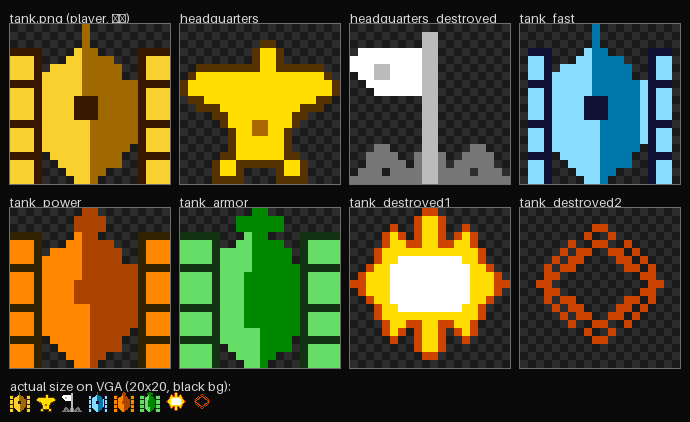

The script that saved this image:
# ============================================================================
#  sprites.py —— ASCII 画稿 -> 贴图 PNG（敌人兵种 / 基地 / 爆炸）
#
#  为什么用 ASCII 画稿，而不是直接画 png：
#    20x20 的小图手绘很难对齐；改成字符网格后“某一行少点一个点”一眼就能看出来，
#    而且脚本自带硬校验（行数 / 行宽 / 字符），画歪了直接报错，不会悄悄生成错位图。
#
#  和 imgconverter.py 的分工（和已有的 brick/tank/... 完全一致）：
#    sprites.py       只负责几何，写出“哑色画稿 png”（角色色 = 黑/深灰/浅灰）
#    imgconverter.py  的 RECOLOR 才是上色表：角色色 -> 最终 12 位色
#    所以同一份几何换一组 RECOLOR 就能变成另一个兵种，图案和配色互不影响。
#    本脚本会反过来检查 RECOLOR：漏 key 会报错（否则 .coe 里会露出哑色），
#    顺带检查最终色是不是 17 的倍数（12 位量化只有 17 的倍数不掉色）。
#
#  用法：
#    python img\sprites.py       # 写 img\*.png + img\sprites.png（8 倍总览 + 1:1 实拍）
#    python img\imgconverter.py  # 再生成 *.coe（和以前一样）
# ============================================================================
from pathlib import Path

from PIL import Image, ImageDraw, ImageFont

# 同一目录下的上色表（imgconverter.py 现在有 __main__ 守卫，import 不会触发转换）
from imgconverter import RECOLOR

IMG_DIR = Path(__file__).resolve().parent

# 所有贴图都是 20x20：vga.v 的包围盒/地址算法（399 - row - px 这种）按 20 写死，
# 改这里必须同步改 RTL，别动。
SIZE = 20

# 画稿角色色（字符 -> png 里的 RGB）。只是“哑色标记”，给 RECOLOR 当 key 用；
# 屏幕上看到的颜色由 RECOLOR 决定，和这里的值无关。
BLACK = (0, 0, 0)          # 描边 / 轮廓
DARK = (64, 64, 64)        # 暗部
LIGHT = (160, 160, 160)    # 亮部
YELLOW = (255, 239, 71)    # 火焰黄（爆炸帧的爆心外焰）
ORANGE = (200, 76, 12)     # 火焰橙

PAL_HQ = {'k': BLACK, 'G': LIGHT, 'S': DARK}          # 基地鹰：描边/金身/铜暗部
PAL_HQ_DEAD = {'W': LIGHT, 'P': DARK, 'D': BLACK}     # 白旗：旗面/旗杆/碎石
PAL_TANK = {'a': BLACK, 'b': DARK, 'c': LIGHT}        # 三种敌人坦克共用 a/b/c
PAL_BOOM = {'W': LIGHT, 'Y': YELLOW, 'O': ORANGE}     # 爆炸：爆心/焰身/焰边


def rows_of(art):
    """三引号画稿 -> 行列表（strip/splitlines 顺带吃掉 CRLF 的 \\r）"""
    return art.strip().splitlines()


# ----------------------------------------------------------------------------
#  基地（存活）：金鹰
#    · 结构（自上而下）：头颈（第 2~4 行）-> 水平展开的双翼（第 5~11 行，
#      外缘按阶梯往内收，缩到 VGA 上还是“展翅”的剪影）-> 胸羽暗部（第 12~13
#      行，一个小 V 形）-> 腿爪（第 16~18 行）。
#    · 暗部只放在胸口和翼羽上：翼上原来画过对称的两块暗斑，8 倍图里活像一双
#      眼睛，整只鹰变成“脸”，所以改成中间一个 V，别再加成对暗斑。
#    · 描边用 #553300 而不是近黑：这个精灵的背景是纯黑，黑描边等于没有。
# ----------------------------------------------------------------------------
ART_HQ = '''
....................
....................
..........kk........
.........kGGk.......
.........kGGk.......
..kkkkkkkkGGkkkkkk..
.kGGGGGGGGGGGGGGGGk.
kGGGGGGGGGGGGGGGGGGk
kGGGGGGGGGGGGGGGGGGk
.kkGGGGGGGGGGGGGGkk.
..kkkGGGGGGGGGGkkk..
....kkGGGGGGGGkk....
.....kGGGSSGGGk.....
......kGGSSGGk......
......kGGGGGGk......
......kGGGGGGk......
.....kkGGGGGGkk.....
....kGGkkkkkkGGk....
....kGGk....kGGk....
....kkkk....kkkk....
'''

# ----------------------------------------------------------------------------
#  基地（被摧毁）：白旗 + 断杆 + 碎石
#    · 原版被打爆后基地就变成一面白虎旗，比画“废墟”更好认。
#    · 杆子立到第 15 行左右，下面几行是炸碎的基地残骸（碎石 + 一圈瓦砾）。
# ----------------------------------------------------------------------------
ART_HQ_DEAD = '''
....................
.........PP.........
.........PP.........
.WWWWWWWWPP.........
WWWWWWWWWPP.........
WWWPPWWWWPP.........
.WWPPWWWWPP.........
..WWWWWWWPP.........
...WWWWWWPP.........
.........PP.........
.........PP.........
.........PP.........
.........PP.........
.........PP.........
.........PP.........
...DD....PP....DD...
..DDDD..DPPD..DDDD..
..DDDDD.DPPD.DDDDD..
.DDD.DDDDPPDDDD.DDD.
DDDDDDDDDPPDDDDDDDDD
'''


# ----------------------------------------------------------------------------
#  三种敌人坦克：直接从玩家坦克 img/tank.png 的角色图派生（同一套“楔形车体 +
#  暗色炮盾”语言），所以四种坦克在 20px 下是一个家族：
#    · 车体 x4..15 的楔形轮廓、x9..15 的暗色炮塔/炮盾、中部 3x3 黑舱口，全部照抄
#      玩家坦克；只按兵种改三件事：履带宽度、炮管、暗部厚度。
#    · 履带紧贴车体：快速 3px（x1..3）/ 火力 4px（x0..3，同玩家）/
#      装甲 5px（x0..4，车体被挤到 x5..14）。最内侧一列恒为 a（暗缝），
#      第 3/7/12/16 行整条 a（履带齿），和玩家坦克的节奏完全对齐。
#    · 炮口朝上（本工程所有坦克/子弹都朝上，转向靠 RTL 旋转贴图）。
#    · 教训：自己另画“对称正视图”（圆车体 + 居中大暗块）在 20px 下会看成机器人/
#      电视机；玩家坦克之所以像坦克，靠的是尖头楔形剪影 + 偏右的暗色炮盾。
#  角色色（a/b/c）三张图含义一致，imgconverter.py 的 RECOLOR 只负责换颜色：
#    c = 车身/履带面   b = 炮管/炮塔/暗部   a = 描边/履带齿/舱口线
#  兵种差异（越往下越重）：
# ----------------------------------------------------------------------------
#  快速坦克（fast）：1px 细炮管（第 0~2 行，和玩家同宽但更长）+ 3px 窄履带
#    + 暗色炮盾右缘收 1px，车体看着最窄最轻，不透明 265/400（玩家 299/400）。
# ----------------------------------------------------------------------------
ART_FAST = '''
.........b..........
.........b..........
.........b..........
.aaa....cbb.....aaa.
.cca...ccbbbb...acc.
.cca.ccccbbbbb..acc.
.ccacccccbbbbb..acc.
.aaacccccbbbbbbcaaa.
.ccacccccbbbbbbcacc.
.ccaccccaaabbbbcacc.
.ccaccccaaabbbbcacc.
.ccaccccaaabbbbcacc.
.aaaccccccbbbbbcaaa.
.ccaccccccbbbbbcacc.
.ccaccccccbbbbbcacc.
.ccaccccccbbbbb.acc.
.aaa.cccccbbbb..aaa.
.cca..ccccbbbb..acc.
.cca...cccbb....acc.
.cca....ccb.....acc.
'''

# ----------------------------------------------------------------------------
#  火力坦克（power）：2px 炮管 + 4px 炮口制退器（第 1~2 行）+ 4px 履带（同玩家）
#    + 把玩家的黑舱口填成暗部（暗色炮盾连成一整块），不透明 306/400。
# ----------------------------------------------------------------------------
ART_POWER = '''
.........bb.........
........bbbb........
........bbbb........
aaaa....cbb.....aaaa
ccca...ccbbbb...accc
ccca.ccccbbbbb..accc
cccacccccbbbbb..accc
aaaacccccbbbbbbbaaaa
cccacccccbbbbbbbaccc
cccaccccbbbbbbbbaccc
cccaccccbbbbbbbbaccc
cccaccccbbbbbbbbaccc
aaaaccccccbbbbbbaaaa
cccaccccccbbbbbbaccc
cccaccccccbbbbbbaccc
cccaccccccbbbbb.accc
aaaa.cccccbbbb..aaaa
ccca..ccccbbbb..accc
ccca...cccbb....accc
ccca....ccb.....accc
'''

# ----------------------------------------------------------------------------
#  装甲坦克（armor）：5px 宽厚履带（车体被挤到 x5..14）+ 2px 炮管 + 6px 炮口
#    制退器，暗色炮盾再往左加宽 2px 连成一片重甲，不透明 326/400——四台里最满。
# ----------------------------------------------------------------------------
ART_ARMOR = '''
.........bb.........
.......bbbbbb.......
.......bbbbbb.......
aaaaa...cbb....aaaaa
cccca..ccbbbb..acccc
ccccaccccbbbbb.acccc
ccccaccccbbbbb.acccc
aaaaaccccbbbbbbaaaaa
ccccacccbbbbbbbacccc
ccccacccbbbbbbbacccc
ccccacccbbbbbbbacccc
ccccacccbbbbbbbacccc
aaaaacccbbbbbbbaaaaa
ccccacccbbbbbbbacccc
ccccacccbbbbbbbacccc
ccccacccccbbbbbacccc
aaaaacccccbbbb.aaaaa
cccca.ccccbbbb.acccc
cccca..cccbb...acccc
cccca...ccb....acccc
'''


# ----------------------------------------------------------------------------
#  坦克爆炸 帧1：命中瞬间
#    · 白核 + 黄焰 + 橙边，四向尖刺（第 2~4 / 15~17 行的孤立 O 是飞出的火星）。
#    · 20x20 铺满，视觉上比坦克大一圈，“打爆了”很明确。
# ----------------------------------------------------------------------------
ART_DESTROYED1 = '''
.........OO.........
........OYYO........
.....O..OYYO..O.....
....OYO.OYYO.OYO....
....OYYOOYYOOYYO....
...OYYYYYYYYYYYYO...
...OYYWWWWWWWWYYO...
..OYYWWWWWWWWWWYYO..
.OYYYWWWWWWWWWWYYYO.
OOYYYWWWWWWWWWWYYYOO
.OYYYWWWWWWWWWWYYYO.
..OYYWWWWWWWWWWYYO..
...OYYWWWWWWWWYYO...
...OYYYYYYYYYYYYO...
....OYYOOYYOOYYO....
....OYO.OYYO.OYO....
.....O..OYYO..O.....
........OYYO........
.........OO.........
....................
'''

# ----------------------------------------------------------------------------
#  坦克爆炸 帧2：扩散的余烬环
#    · 帧1 是“实心爆”，帧2 是炸开后的环，两帧交替（或 帧1 x2 -> 帧2 x1）
#      就有一个廉价但够用的爆炸动画；只占一张额外的 512 深 ROM。
# ----------------------------------------------------------------------------
ART_DESTROYED2 = '''
....................
....................
.........OO.........
........O..O........
......O..OO..O......
.....O.OO..OO.O.....
....O.OO....OO.O....
...O.OO......OO.O...
...OO..........OO...
..OO............OO..
...OO..........OO...
...O.OO......OO.O...
....O.OO....OO.O....
.....O.OO..OO.O.....
......O..OO..O......
........O..O........
.........OO.........
....................
....................
....................
'''


# 名字 = png 文件名 = imgconverter.TILES 的 key（三者必须一致，check() 会校）
# 三种敌人坦克都在这张表里：vga.v 每个兵种各有一个 512x16 的 ROM，
# 按 enemy_ctrl 的 e_type 选图，不再需要“玩家贴图 + enemy_tint() 换灰”。
SPRITES = {
    'headquarters':           (PAL_HQ, ART_HQ),
    'headquarters_destroyed': (PAL_HQ_DEAD, ART_HQ_DEAD),
    'tank_fast':              (PAL_TANK, ART_FAST),
    'tank_power':             (PAL_TANK, ART_POWER),
    'tank_armor':             (PAL_TANK, ART_ARMOR),
    'tank_destroyed1':        (PAL_BOOM, ART_DESTROYED1),
    'tank_destroyed2':        (PAL_BOOM, ART_DESTROYED2),
}


def check(name, rows, pal):
    """4 条硬校验，任何一条不过就整体退出（不留半套图）"""
    errs = []
    if len(rows) != SIZE:
        errs.append('行数 {0} != {1}'.format(len(rows), SIZE))
    for y, row in enumerate(rows):
        if len(row) != SIZE:
            errs.append('第 {0} 行有 {1} 个字符（应为 {2}）'.format(y, len(row), SIZE))
        for x, ch in enumerate(row):
            if ch != '.' and ch not in pal:
                errs.append('第 {0} 行第 {1} 列字符 {2!r} 不在配色表 {3} 里'
                            .format(y, x, ch, ''.join(sorted(pal))))
                break
    table = RECOLOR.get(name)
    if table is None:
        # 漏了 RECOLOR，.coe 里就会保留哑色（黑/深灰/浅灰），上板一片灰
        errs.append('imgconverter.py 的 RECOLOR 里没有 {0!r}'.format(name))
    else:
        for ch, rgb in sorted(pal.items()):
            if rgb not in table:
                errs.append('角色 {0!r} 的哑色 {1} 在 RECOLOR[{2!r}] 里没有 key'
                            .format(ch, rgb, name))
        # 12 位色只有 17 的倍数才不掉色（4 位通道 x 17）
        for rgb in table.values():
            if any(c % 17 for c in rgb):
                errs.append('RECOLOR[{0!r}] 的 {1} 不是 17 的倍数，量化后会变色'
                            .format(name, rgb))
    if errs:
        raise SystemExit('{0}.png 画稿校验失败：\n  - {1}'.format(name, '\n  - '.join(errs)))


def write_png(name, rows, pal):
    """角色色画稿 -> img/<name>.png（'.' = 全透明）"""
    img = Image.new('RGBA', (SIZE, SIZE), (0, 0, 0, 0))
    for y, row in enumerate(rows):
        for x, ch in enumerate(row):
            if ch != '.':
                img.putpixel((x, y), pal[ch] + (255,))
    out = IMG_DIR / (name + '.png')
    img.save(out)
    return out


def final_pixels(rows, pal, name):
    """过一遍 RECOLOR 得到“最终上板色”，只给总览图用（和 .coe 同一张表）"""
    table = RECOLOR[name]
    px = {}
    for y, row in enumerate(rows):
        for x, ch in enumerate(row):
            if ch != '.':
                px[(x, y)] = table.get(pal[ch], pal[ch])
    return px


def load_player():
    """玩家坦克是手绘 png，这里只读进来一起摆，不改它"""
    img = Image.open(IMG_DIR / 'tank.png').convert('RGBA')
    table = RECOLOR['tank']
    px = {}
    for y in range(SIZE):
        for x in range(SIZE):
            r, g, b, a = img.getpixel((x, y))
            if a >= 128:
                px[(x, y)] = table.get((r, g, b), (r, g, b))
    return px


def build_overview(cells, out):
    """总览图：每个精灵放大 8 倍（透明处画棋盘格）+ 底部一条 1:1 实拍"""
    sc, pad, lab, cols = 8, 10, 14, 4
    grid_rows = (len(cells) + cols - 1) // cols
    cell_w = SIZE * sc
    cell_h = SIZE * sc + lab
    width = pad + cols * (cell_w + pad)
    height = pad + grid_rows * (cell_h + pad) + lab + SIZE + pad
    img = Image.new('RGB', (width, height), (10, 10, 10))
    draw = ImageDraw.Draw(img)
    try:
        font = ImageFont.load_default(size=13)
    except TypeError:                     # Pillow < 10.1 没有 size 参数
        font = ImageFont.load_default()

    for i, (label, px) in enumerate(cells):
        ox = pad + (i % cols) * (cell_w + pad)
        oy = pad + (i // cols) * (cell_h + pad)
        draw.text((ox, oy), label, fill=(215, 215, 215), font=font)
        top = oy + lab
        # 透明像素画成棋盘格：一格 = 一个源像素，哪里是空的看得一清二楚
        for y in range(SIZE):
            for x in range(SIZE):
                base = (26, 26, 26) if (x + y) % 2 == 0 else (44, 44, 44)
                draw.rectangle([ox + x * sc, top + y * sc,
                                ox + x * sc + sc - 1, top + y * sc + sc - 1], fill=base)
        for (x, y), rgb in px.items():
            draw.rectangle([ox + x * sc, top + y * sc,
                            ox + x * sc + sc - 1, top + y * sc + sc - 1], fill=rgb)
        draw.rectangle([ox - 1, top - 1, ox + cell_w, top + cell_w], outline=(110, 110, 110))

    # 底部 1:1：VGA 上真实就 20x20 像素，用来判断“能不能一眼分清谁是谁”
    sy = pad + grid_rows * (cell_h + pad)
    draw.text((pad, sy), 'actual size on VGA (20x20, black bg):',
              fill=(215, 215, 215), font=font)
    sy += lab
    left = pad
    for _, px in cells:
        for (x, y), rgb in px.items():
            img.putpixel((left + x, sy + y), rgb)
        left += SIZE + 6
    img.save(out)


def main():
    # 先把 7 张全部校验完，再动磁盘：校验不过就不会留下“改了一半”的 png
    parsed = []
    for name, (pal, art) in SPRITES.items():
        rows = rows_of(art)
        check(name, rows, pal)
        parsed.append((name, pal, rows))

    cells = [('tank.png (player, 现有)', load_player())]
    for name, pal, rows in parsed:
        out = write_png(name, rows, pal)
        px = final_pixels(rows, pal, name)
        cells.append((name, px))
        print('{0:<26} 20x20  不透明 {1:3d}/{2}  角色 {3}'.format(
            out.name, len(px), SIZE * SIZE, ''.join(sorted(pal))))

    overview = IMG_DIR / 'sprites.png'
    build_overview(cells, overview)
    print('校验通过，总览图 -> {0}'.format(overview))


if __name__ == '__main__':
    main()
